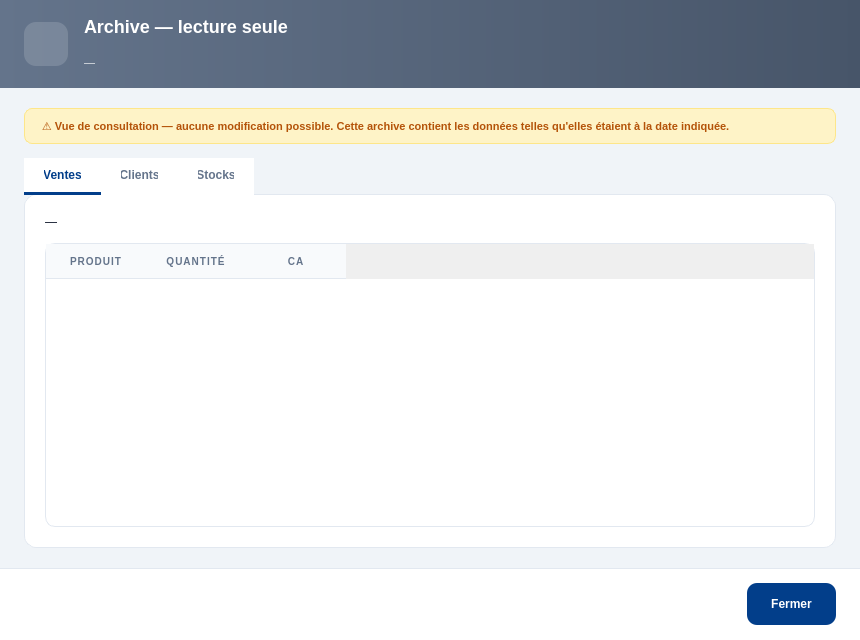
<?xml version="1.0" encoding="UTF-8"?>
<ui version="4.0">
 <class>Dialog</class>
 <widget class="QDialog" name="Dialog">
  <property name="geometry">
   <rect>
    <x>0</x>
    <y>0</y>
    <width>860</width>
    <height>640</height>
   </rect>
  </property>
  <property name="minimumSize">
   <size>
    <width>720</width>
    <height>520</height>
   </size>
  </property>
  <property name="windowTitle">
   <string>Archive — Nova Pharma</string>
  </property>
  <property name="styleSheet">
   <string notr="true">QDialog#Dialog { background: #f0f4f8; }
QDialog#Dialog QLabel { background: transparent; }</string>
  </property>
  <layout class="QVBoxLayout" name="mainLayout">
   <property name="spacing">
    <number>0</number>
   </property>
   <property name="leftMargin">
    <number>0</number>
   </property>
   <property name="topMargin">
    <number>0</number>
   </property>
   <property name="rightMargin">
    <number>0</number>
   </property>
   <property name="bottomMargin">
    <number>0</number>
   </property>
   <item>
    <widget class="QFrame" name="header">
     <property name="minimumSize">
      <size>
       <width>0</width>
       <height>88</height>
      </size>
     </property>
     <property name="maximumSize">
      <size>
       <width>16777215</width>
       <height>88</height>
      </size>
     </property>
     <property name="styleSheet">
      <string notr="true">QFrame#header { background: qlineargradient(x1:0, y1:0, x2:1, y2:0, stop:0 #64748b, stop:1 #475569); border: none; }
QFrame#header QLabel { background: transparent; color: #ffffff; }</string>
     </property>
     <layout class="QHBoxLayout" name="headerLayout">
      <property name="spacing">
       <number>16</number>
      </property>
      <property name="leftMargin">
       <number>24</number>
      </property>
      <property name="rightMargin">
       <number>24</number>
      </property>
      <item>
       <widget class="QToolButton" name="lbl_header_icon">
        <property name="minimumSize">
         <size>
          <width>44</width>
          <height>44</height>
         </size>
        </property>
        <property name="maximumSize">
         <size>
          <width>44</width>
          <height>44</height>
         </size>
        </property>
        <property name="styleSheet">
         <string notr="true">QToolButton { background: rgba(255,255,255,0.15); border-radius: 12px; border: none; padding: 11px; }</string>
        </property>
        <property name="icon">
         <iconset resource="../Icon.qrc">
          <normaloff>:/Icon/Icons/lock_white.svg</normaloff>:/Icon/Icons/lock_white.svg</iconset>
        </property>
        <property name="iconSize">
         <size>
          <width>22</width>
          <height>22</height>
         </size>
        </property>
        <property name="autoRaise">
         <bool>true</bool>
        </property>
       </widget>
      </item>
      <item>
       <layout class="QVBoxLayout" name="headerTitleBox">
        <property name="spacing">
         <number>2</number>
        </property>
        <item>
         <widget class="QLabel" name="lbl_header_title">
          <property name="styleSheet">
           <string notr="true">font-size: 18px; font-weight: 800; color: #ffffff; background: transparent;</string>
          </property>
          <property name="text">
           <string>Archive — lecture seule</string>
          </property>
         </widget>
        </item>
        <item>
         <widget class="QLabel" name="lbl_header_sub">
          <property name="styleSheet">
           <string notr="true">font-size: 11px; color: rgba(255,255,255,0.85); background: transparent;</string>
          </property>
          <property name="text">
           <string>—</string>
          </property>
         </widget>
        </item>
       </layout>
      </item>
     </layout>
    </widget>
   </item>
   <item>
    <layout class="QVBoxLayout" name="bodyLayout">
     <property name="spacing">
      <number>14</number>
     </property>
     <property name="leftMargin">
      <number>24</number>
     </property>
     <property name="topMargin">
      <number>20</number>
     </property>
     <property name="rightMargin">
      <number>24</number>
     </property>
     <property name="bottomMargin">
      <number>20</number>
     </property>
     <item>
      <widget class="QLabel" name="lbl_warning">
       <property name="styleSheet">
        <string notr="true">color: #b45309; font-size: 11px; font-weight: 600; background: #fef3c7; border: 1px solid #fde68a; border-radius: 8px; padding: 10px 14px;</string>
       </property>
       <property name="text">
        <string>⚠️ Vue de consultation — aucune modification possible. Cette archive contient les données telles qu'elles étaient à la date indiquée.</string>
       </property>
       <property name="wordWrap">
        <bool>true</bool>
       </property>
      </widget>
     </item>
     <item>
      <widget class="QTabWidget" name="tabs">
       <property name="styleSheet">
        <string notr="true">QTabWidget::pane { background: #ffffff; border: 1px solid #e2e8f0; border-radius: 12px; top: -1px; }
QTabBar { background: #ffffff; }
QTabBar::tab { background: #ffffff; color: #64748b; padding: 10px 20px; font-size: 12px; font-weight: 700; border: none; border-bottom: 3px solid transparent; }
QTabBar::tab:selected { color: #023E8A; border-bottom: 3px solid #023E8A; }
QTabBar::tab:hover:!selected { color: #0077B6; }</string>
       </property>
       <widget class="QWidget" name="tab_ventes">
        <attribute name="title">
         <string>Ventes</string>
        </attribute>
        <layout class="QVBoxLayout" name="tabVentesLayout">
         <property name="spacing">
          <number>14</number>
         </property>
         <property name="leftMargin">
          <number>20</number>
         </property>
         <property name="topMargin">
          <number>20</number>
         </property>
         <property name="rightMargin">
          <number>20</number>
         </property>
         <property name="bottomMargin">
          <number>20</number>
         </property>
         <item>
          <widget class="QLabel" name="lbl_ventes_stats">
           <property name="styleSheet">
            <string notr="true">color: #0f172a; font-size: 12px; background: transparent; line-height: 1.8;</string>
           </property>
           <property name="text">
            <string>—</string>
           </property>
           <property name="wordWrap">
            <bool>true</bool>
           </property>
          </widget>
         </item>
         <item>
          <widget class="QTableWidget" name="table_top_produits">
           <property name="styleSheet">
            <string notr="true">QTableWidget { background: #ffffff; border: 1px solid #e2e8f0; border-radius: 10px; gridline-color: transparent; color: #0f172a; }
QTableWidget::item { padding: 8px; }
QHeaderView::section { background: #f8fafc; color: #64748b; padding: 8px; border: none; border-bottom: 1px solid #e2e8f0; font-size: 10px; font-weight: 800; letter-spacing: 1px; }</string>
           </property>
           <property name="editTriggers">
            <set>QAbstractItemView::EditTrigger::NoEditTriggers</set>
           </property>
           <column>
            <property name="text">
             <string>PRODUIT</string>
            </property>
           </column>
           <column>
            <property name="text">
             <string>QUANTITÉ</string>
            </property>
           </column>
           <column>
            <property name="text">
             <string>CA</string>
            </property>
           </column>
          </widget>
         </item>
        </layout>
       </widget>
       <widget class="QWidget" name="tab_clients">
        <attribute name="title">
         <string>Clients</string>
        </attribute>
        <layout class="QVBoxLayout" name="tabClientsLayout">
         <property name="spacing">
          <number>14</number>
         </property>
         <property name="leftMargin">
          <number>20</number>
         </property>
         <property name="topMargin">
          <number>20</number>
         </property>
         <property name="rightMargin">
          <number>20</number>
         </property>
         <property name="bottomMargin">
          <number>20</number>
         </property>
         <item>
          <widget class="QLabel" name="lbl_clients_stats">
           <property name="styleSheet">
            <string notr="true">color: #0f172a; font-size: 12px; background: transparent; line-height: 1.8;</string>
           </property>
           <property name="text">
            <string>—</string>
           </property>
           <property name="wordWrap">
            <bool>true</bool>
           </property>
          </widget>
         </item>
         <item>
          <widget class="QTableWidget" name="table_top_clients">
           <property name="styleSheet">
            <string notr="true">QTableWidget { background: #ffffff; border: 1px solid #e2e8f0; border-radius: 10px; gridline-color: transparent; color: #0f172a; }
QTableWidget::item { padding: 8px; }
QHeaderView::section { background: #f8fafc; color: #64748b; padding: 8px; border: none; border-bottom: 1px solid #e2e8f0; font-size: 10px; font-weight: 800; letter-spacing: 1px; }</string>
           </property>
           <property name="editTriggers">
            <set>QAbstractItemView::EditTrigger::NoEditTriggers</set>
           </property>
           <column>
            <property name="text">
             <string>CLIENT</string>
            </property>
           </column>
           <column>
            <property name="text">
             <string>TOTAL ACHETÉ</string>
            </property>
           </column>
          </widget>
         </item>
        </layout>
       </widget>
       <widget class="QWidget" name="tab_stocks">
        <attribute name="title">
         <string>Stocks</string>
        </attribute>
        <layout class="QVBoxLayout" name="tabStocksLayout">
         <property name="spacing">
          <number>14</number>
         </property>
         <property name="leftMargin">
          <number>20</number>
         </property>
         <property name="topMargin">
          <number>20</number>
         </property>
         <property name="rightMargin">
          <number>20</number>
         </property>
         <property name="bottomMargin">
          <number>20</number>
         </property>
         <item>
          <widget class="QLabel" name="lbl_stocks_stats">
           <property name="styleSheet">
            <string notr="true">color: #0f172a; font-size: 12px; background: transparent; line-height: 1.8;</string>
           </property>
           <property name="text">
            <string>—</string>
           </property>
           <property name="wordWrap">
            <bool>true</bool>
           </property>
          </widget>
         </item>
         <item>
          <widget class="QTableWidget" name="table_rupture">
           <property name="styleSheet">
            <string notr="true">QTableWidget { background: #ffffff; border: 1px solid #e2e8f0; border-radius: 10px; gridline-color: transparent; color: #0f172a; }
QTableWidget::item { padding: 8px; }
QHeaderView::section { background: #f8fafc; color: #64748b; padding: 8px; border: none; border-bottom: 1px solid #e2e8f0; font-size: 10px; font-weight: 800; letter-spacing: 1px; }</string>
           </property>
           <property name="editTriggers">
            <set>QAbstractItemView::EditTrigger::NoEditTriggers</set>
           </property>
           <column>
            <property name="text">
             <string>PRODUIT</string>
            </property>
           </column>
           <column>
            <property name="text">
             <string>STOCK</string>
            </property>
           </column>
          </widget>
         </item>
        </layout>
       </widget>
      </widget>
     </item>
    </layout>
   </item>
   <item>
    <widget class="QFrame" name="footer">
     <property name="minimumSize">
      <size>
       <width>0</width>
       <height>72</height>
      </size>
     </property>
     <property name="maximumSize">
      <size>
       <width>16777215</width>
       <height>72</height>
      </size>
     </property>
     <property name="styleSheet">
      <string notr="true">QFrame#footer { background: #ffffff; border-top: 1px solid #e2e8f0; }</string>
     </property>
     <layout class="QHBoxLayout" name="footerLayout">
      <property name="spacing">
       <number>12</number>
      </property>
      <property name="leftMargin">
       <number>24</number>
      </property>
      <property name="rightMargin">
       <number>24</number>
      </property>
      <item>
       <spacer name="footerSpacer">
        <property name="orientation">
         <enum>Qt::Orientation::Horizontal</enum>
        </property>
        <property name="sizeHint" stdset="0">
         <size>
          <width>40</width>
          <height>20</height>
         </size>
        </property>
       </spacer>
      </item>
      <item>
       <widget class="QPushButton" name="btn_close">
        <property name="minimumSize">
         <size>
          <width>0</width>
          <height>42</height>
         </size>
        </property>
        <property name="cursor">
         <cursorShape>PointingHandCursor</cursorShape>
        </property>
        <property name="styleSheet">
         <string notr="true">QPushButton { background: #023E8A; color: #ffffff; border: none; border-radius: 10px; font-size: 12px; font-weight: 800; padding: 0 24px; }
QPushButton:hover { background: #0077B6; }</string>
        </property>
        <property name="text">
         <string>Fermer</string>
        </property>
       </widget>
      </item>
     </layout>
    </widget>
   </item>
  </layout>
 </widget>
 <resources>
  <include location="../Icon.qrc"/>
 </resources>
 <connections/>
</ui>
